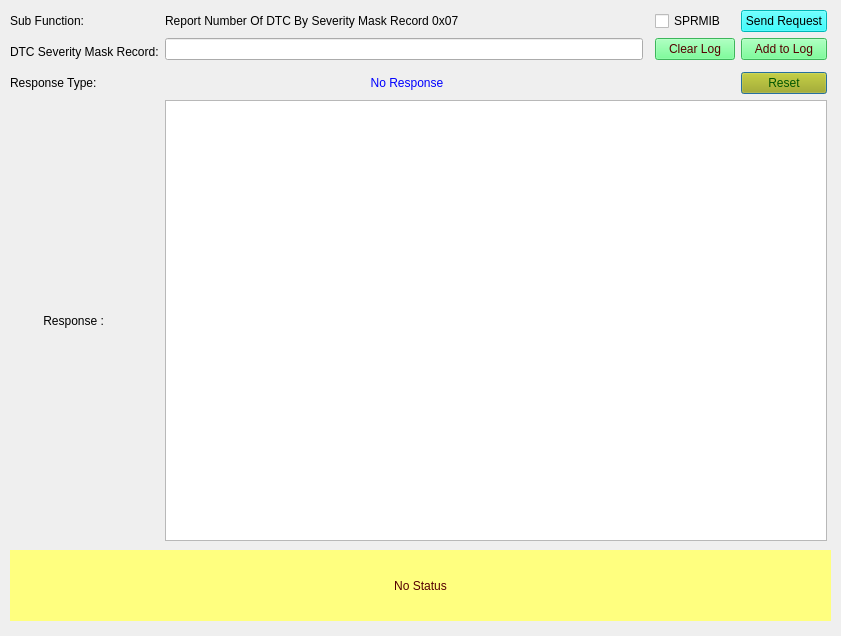
<?xml version="1.0" encoding="UTF-8"?>
<ui version="4.0">
 <class>Form_SID_19_07</class>
 <widget class="QDialog" name="Form_SID_19_07">
  <property name="geometry">
   <rect>
    <x>0</x>
    <y>0</y>
    <width>841</width>
    <height>636</height>
   </rect>
  </property>
  <property name="windowTitle">
   <string>Report Number Of DTC By Severity Mask Record</string>
  </property>
  <widget class="QLabel" name="label_status">
   <property name="geometry">
    <rect>
     <x>10</x>
     <y>550</y>
     <width>821</width>
     <height>71</height>
    </rect>
   </property>
   <property name="styleSheet">
    <string notr="true">background-color: rgb(255, 255, 127);
color: rgb(85, 0, 0);
border-color: rgb(0, 0, 255);</string>
   </property>
   <property name="text">
    <string>No Status</string>
   </property>
   <property name="alignment">
    <set>Qt::AlignCenter</set>
   </property>
   <property name="wordWrap">
    <bool>true</bool>
   </property>
  </widget>
  <widget class="QWidget" name="layoutWidget">
   <property name="geometry">
    <rect>
     <x>10</x>
     <y>10</y>
     <width>817</width>
     <height>531</height>
    </rect>
   </property>
   <layout class="QGridLayout" name="gridLayout_2">
    <property name="sizeConstraint">
     <enum>QLayout::SetNoConstraint</enum>
    </property>
    <item row="6" column="1" colspan="4">
     <widget class="QTextBrowser" name="textBrowser_Resp"/>
    </item>
    <item row="3" column="4">
     <widget class="QPushButton" name="pushButton_reset">
      <property name="styleSheet">
       <string notr="true">background-color: rgb(170, 170, 0);
font: 75 8pt &quot;MS Shell Dlg 2&quot;;
color: rgb(0, 85, 0);</string>
      </property>
      <property name="text">
       <string>Reset</string>
      </property>
     </widget>
    </item>
    <item row="3" column="1" colspan="2">
     <widget class="QLabel" name="label_ResType">
      <property name="autoFillBackground">
       <bool>false</bool>
      </property>
      <property name="styleSheet">
       <string notr="true">color: rgb(0, 0, 255);</string>
      </property>
      <property name="text">
       <string>No Response</string>
      </property>
      <property name="alignment">
       <set>Qt::AlignCenter</set>
      </property>
     </widget>
    </item>
    <item row="1" column="1">
     <widget class="QLineEdit" name="lineEdit_DTCSevMaskRec">
      <property name="toolTip">
       <string>&lt;html&gt;&lt;head/&gt;&lt;body&gt;&lt;p&gt;Enter DTC Severity Mask Record in hexadecimal format of 2 Bytes&lt;/p&gt;&lt;/body&gt;&lt;/html&gt;</string>
      </property>
     </widget>
    </item>
    <item row="0" column="3">
     <widget class="QCheckBox" name="checkBox_suppressposmsg">
      <property name="toolTip">
       <string>If selected then Suppress Positive Response Message Indication bit will be set in Subfunction</string>
      </property>
      <property name="text">
       <string>SPRMIB</string>
      </property>
     </widget>
    </item>
    <item row="3" column="0">
     <widget class="QLabel" name="label_5">
      <property name="text">
       <string>Response Type: </string>
      </property>
     </widget>
    </item>
    <item row="1" column="3">
     <widget class="QPushButton" name="pushButton_clearLog">
      <property name="styleSheet">
       <string notr="true">background-color: rgb(85, 255, 127);
color: rgb(85, 0, 0);</string>
      </property>
      <property name="text">
       <string>Clear Log</string>
      </property>
     </widget>
    </item>
    <item row="0" column="1" colspan="2">
     <widget class="QLabel" name="subFunction_Name">
      <property name="text">
       <string>Report Number Of DTC By Severity Mask Record 0x07</string>
      </property>
     </widget>
    </item>
    <item row="1" column="4">
     <widget class="QPushButton" name="pushButton_appendLog">
      <property name="styleSheet">
       <string notr="true">background-color: rgb(85, 255, 127);
color: rgb(85, 0, 0);</string>
      </property>
      <property name="text">
       <string>Add to Log</string>
      </property>
     </widget>
    </item>
    <item row="0" column="0">
     <widget class="QLabel" name="label_subFunction">
      <property name="text">
       <string>Sub Function:</string>
      </property>
     </widget>
    </item>
    <item row="6" column="0">
     <widget class="QLabel" name="label_4">
      <property name="text">
       <string>          Response : </string>
      </property>
     </widget>
    </item>
    <item row="0" column="4">
     <widget class="QPushButton" name="pushButton_Send19_07Req">
      <property name="toolTip">
       <string>&lt;html&gt;&lt;head/&gt;&lt;body&gt;&lt;p&gt;Sends the 19 service subfunction 07 request to ECU&lt;/p&gt;&lt;/body&gt;&lt;/html&gt;</string>
      </property>
      <property name="styleSheet">
       <string notr="true">background-color: rgb(0, 255, 255);
border-color: rgb(0, 0, 0);
color: rgb(0, 0, 0);</string>
      </property>
      <property name="text">
       <string>Send Request</string>
      </property>
     </widget>
    </item>
    <item row="1" column="0" rowspan="2">
     <widget class="QLabel" name="DTCSeverityMaskRec_label">
      <property name="text">
       <string>DTC Severity Mask Record:</string>
      </property>
     </widget>
    </item>
   </layout>
  </widget>
 </widget>
 <resources/>
 <connections/>
</ui>
